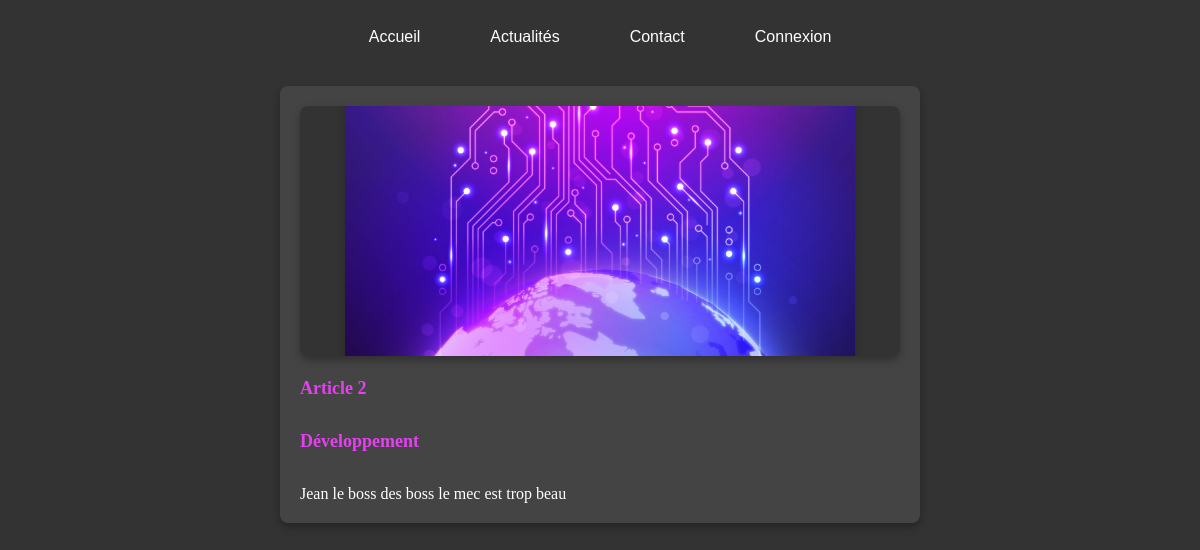
Screenshot of /actualites/dev.php with the database file from the repository.
### tables this page shows
CREATE TABLE `articles` (
                            `idArticle` int(11) NOT NULL,
                            `titreArticle` varchar(255) NOT NULL,
                            `imgArticle` varchar(255) NOT NULL,
                            `tagArticle` varchar(255) NOT NULL,
                            `contentArticle` text DEFAULT NULL,
                            `fkuserId` int(11) NOT NULL,
                            `fkcodeTag` int(11) NOT NULL
);

### cli/functions.php (called while the page is built, shortened)
<?php
$host = "localhost";
$username = "root";
$password = "";
$dbname = "techsolution";
$conn = new PDO('mysql:host=' . $host . ';dbname=' . $dbname, $username, $password);
function getArticleByTag($tag) {
    global $conn;
    $sql = "SELECT * FROM articles WHERE tagArticle = :tag";
    $stmt = $conn->prepare($sql);
    $stmt->bindParam(':tag', $tag, PDO::PARAM_STR);
    $stmt->execute();
    return $stmt->fetchAll(PDO::FETCH_ASSOC);
}

### actualites/dev.php (the view, shortened to what this page needs)
<?php
include "../views/layout/header.php";
?>
<body>
<?php
$tag = "Développement";
$articles = getArticleByTag($tag);
foreach ($articles as $article) {
    echo '<div class="article">';
    echo '<div class="img-container">';
    echo '<img src="' . $article['imgArticle'] . '" onerror="this.src=\'../../techsolution/img/main-illustration.jpg\'">';
    echo '</div>';
    echo '<h5><a href="../../techsolution/actualites/article.php?id=' . htmlspecialchars($article['idArticle']) . '">' . htmlspecialchars($article['titreArticle']) . '</a></h5>';
    echo '<h5><a>' . htmlspecialchars($article['tagArticle']) . '</a></h5>';
    echo htmlspecialchars($article['contentArticle']);
    echo '</div>';
}
?>
</body>
</html>

### views/layout/style.css (style rules this page uses)
* { background-color: #333; color: white; }
img { max-width: 85%; height: auto; display: block; margin: 20px auto; border-radius: 8px; box-shadow: 0 4px 8px rgba(0, 0, 0, 0.2); }
.article { background-color: #444; padding: 20px; margin: 20px; border-radius: 8px; box-shadow: 0 4px 8px rgba(0, 0, 0, 0.3); max-width: 600px; margin-left: auto; margin-right: auto; }
.article h5 a { color: #e341ef; text-decoration: none; font-size: 18px; font-weight: bold; margin-bottom: 10px; display: inline-block; background-color: #444; }
.article h5 { background-color: #444444; }
.img-container { display: flex; align-items: center; justify-content: center; overflow: hidden; border-radius: 8px; max-width: 100%; height: 250px; box-shadow: 0 4px 8px rgba(0, 0, 0, 0.3); }
.img-container img { width: 100%; border-radius: 8px; }

### rows the page displays
articles: titreArticle "Article 2", tagArticle "Développement", contentArticle "Jean le boss des boss le mec est trop beau"
